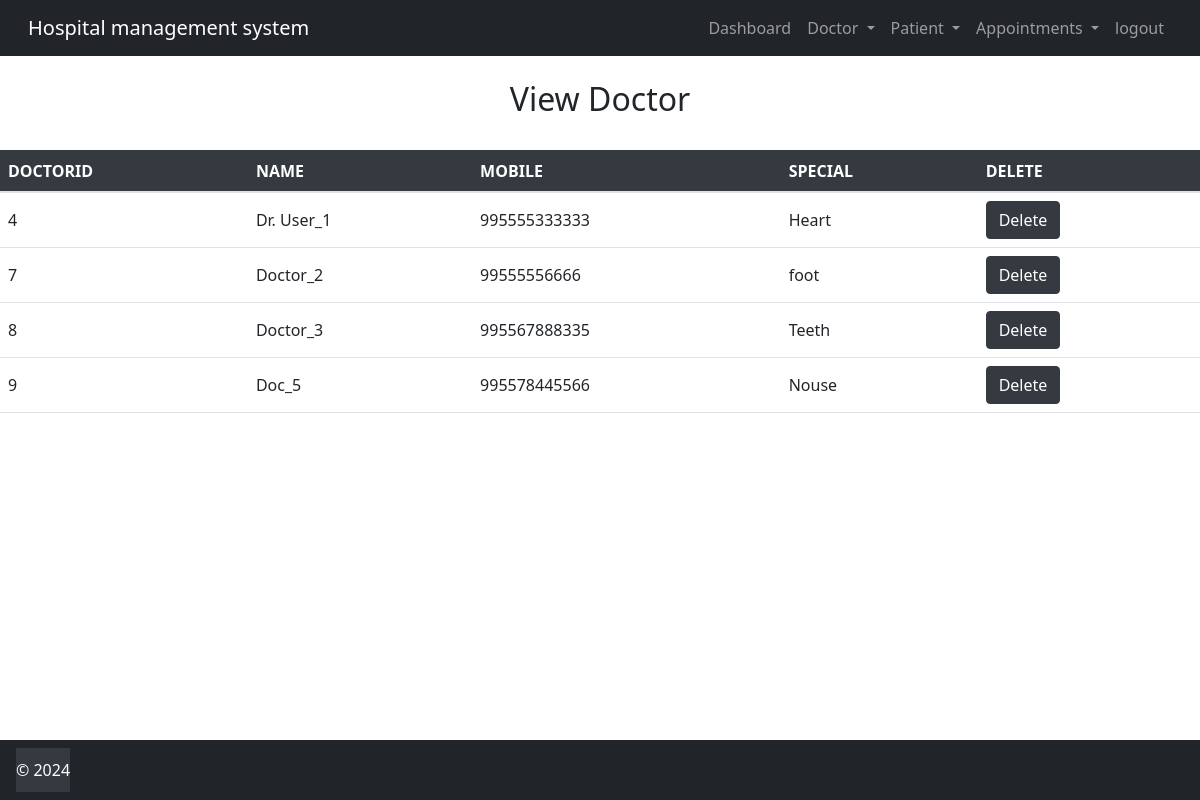
/view_doctor/ (signed in), run on the app's committed database.
### hospital_management_studio/models.py (models this page shows, shortened)
class Doctor(models.Model):
    Name = models.CharField(max_length=50)
    mobile = models.IntegerField()
    special = models.CharField(max_length=50)

### hospital_management_studio/views.py (the view)
# urls.py: path('view_doctor/', View_doctor, name='view_doctor'),
def View_doctor(request):
    if not request.user.is_staff:
        return redirect('login')
    doc = Doctor.objects.all()
    d = {'doc' : doc}
    return render(request, 'view_doctor.html', d)

### templates/view_doctor.html (shortened to what this page needs)
{% include 'base.html' %}
{% include 'navigation.html' %}
{% block content %}
<div>
    <br>
    <h2 class="text-center">View Doctor</h2>
    <br>
    <table id="example" class="table table-hover display" style="width:100%">
        <thead>
        <tr>
            <th>DoctorId</th>
            <th>Name</th>
            <th>Mobile</th>
            <th>Special</th>
            <th>Delete</th>
        </tr>
        </thead>
        <tbody>
        {% for i in doc %}
        <tr>
            <td>{{ i.id }}</td>
            <td>{{ i.Name }}</td>
            <td>{{ i.mobile }}</td>
            <td>{{ i.special }}</td>
            <td><a href="{% url 'delete_doctor' i.id %}" onclick="return confirm('Are you sure?')"
                   class="btn btn-danger">Delete</a></td>
        </tr>
        {% endfor %}
        </tbody>
    </table>
</div>
{% endblock content %}
{% include 'footer.html' %}

### templates/base.html (shortened to what this page needs)
{% load static %}
<!DOCTYPE html>
<html lang="en">
<head>
    <link rel="stylesheet" href="https://cdn.jsdelivr.net/npm/bootstrap@4.6.2/dist/css/bootstrap.min.css">
    <link rel="stylesheet" href="https://use.fontawesome.com/releases/v5.7.0/css/all.css">
    <link rel="stylesheet" type="text/css" href=" {% static 'css/mystyle.css' %}">
</head>
<body>
</body>
</html>

### templates/navigation.html (shortened to what this page needs)
<!DOCTYPE html>
<html lang="en">
<head>
    <link href="https://stackpath.bootstrapcdn.com/bootstrap/5.1.3/css/bootstrap.min.css" rel="stylesheet">
</head>
<body>
<nav class="navbar navbar-expand-lg navbar-dark bg-dark">
    <div class="container-fluid">
        <a class="navbar-brand" href="{% url 'home' %}">Hospital management system</a>
        <div class="collapse navbar-collapse" id="navbarSupportedContent">
            <ul class="navbar-nav ml-auto">
                {% if request.user.is_staff %}
                <li class="nav-item">
                    <a class="nav-link" href="{% url 'dashboard' %}">Dashboard <span class="sr-only">(current)</span></a>
                </li>
                <li class="nav-item dropdown" id="loginDropdown">
                    <a class="nav-link dropdown-toggle" href="#" id="navbarDropdown" role="button" aria-expanded="false">
                        Doctor
                    </a>
                </li>
                <li class="nav-item dropdown" id="loginDropdown">
                    <a class="nav-link dropdown-toggle" href="#" id="navbarDropdown" role="button" aria-expanded="false">
                        Patient
                    </a>
                </li>
                <li class="nav-item dropdown" id="loginDropdown">
                    <a class="nav-link dropdown-toggle" href="#" id="navbarDropdown" role="button" aria-expanded="false">
                        Appointments
                    </a>
                </li>
                <li class="nav-item">
                    <a class="nav-link" href="{% url 'logout_admin' %}">logout</a>
                </li>
                {% endif %}
            </ul>
        </div>
    </div>
</nav>
</body>
</html>

### templates/footer.html (shortened to what this page needs)
<nav class="navbar navbar-expand-sm bg-dark fixed-bottom">
    <div class="footer-bottom">
        <div class="container1">
            <div class="row">
                <div class="col-sm-12 text-center">
                    <div class="copyright-text">
                        <p class="text-white">© 2024 </p>
                    </div>
                </div>
            </div>
        </div>
    </div>
</nav>

### templates/view_doctor.html (style rules this page uses)
.table th { background-color: #343a40; color: #fff; border-color: #343a40; text-transform: uppercase; font-weight: bold; }
.table td { vertical-align: middle; }
.btn-danger { background-color: #343a40; border-color: #343a40; }

### templates/footer.html (style rules this page uses)
.footer-bottom { background-color: #343a40; padding: 10px 0; }
.footer-bottom p { color: #fff; margin-bottom: 0; }

### data on the page
Doctor: id "4", Name "Dr. User_1", mobile "995555333333", special "Heart"
Doctor: id "7", Name "Doctor_2", mobile "99555556666", special "foot"
Doctor: id "8", Name "Doctor_3", mobile "995567888335", special "Teeth"
Doctor: id "9", Name "Doc_5", mobile "995578445566", special "Nouse"
